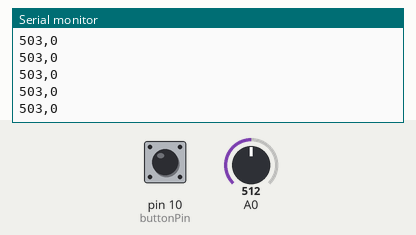
A sketch run on a simulated Arduino Uno, built with avr-gcc and run on an emulated ATmega328P. Shown: the last lines printed to the serial monitor. Inputs (shaded band) come from the test bench; at power-on: A0 = 512, pin 10 (buttonPin) HIGH.

Above: at 1.2 s.
1.3 s: A0 set to 716
At 2.4 s:
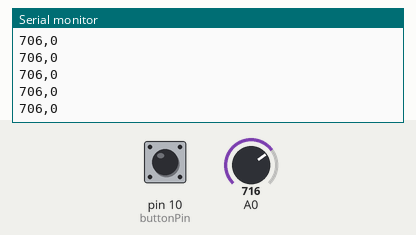
2.8 s: pin 10 (buttonPin) pulled LOW for 0.15 s
5.9 s: A0 set to 900
At 6.7 s:
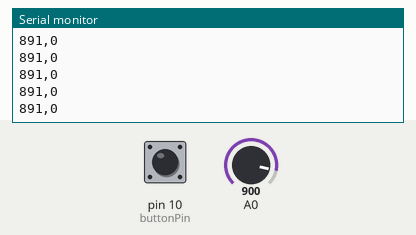
7.4 s: pin 10 (buttonPin) pulled LOW for 1 s
Timing chart, 0 to 10.4 s (numbered marks = the images above; inputs shaded):
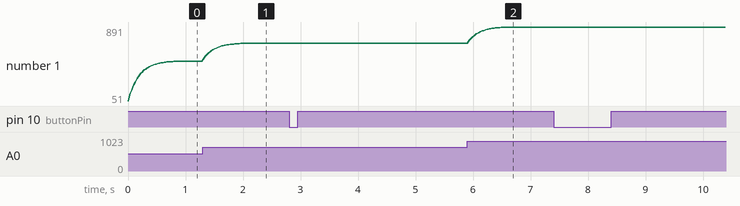

The sketch:

ARDUINO.ino
```cpp
int lastLever = 0;
int lever = 0;

int buttonPin = 10;
int currentButtonState = 1;
int lastButtonState = 1;
int buttonHit = 0;

void setup() {
  // put your setup code here, to run once:
  Serial.begin(9600);

  pinMode(buttonPin, INPUT_PULLUP);
}
//139, 645
void loop() {
  // smooth as fuck
  int currentLever = analogRead(0);

  lever = (lastLever * .9) + (currentLever * .1);

  lastLever = lever;

  buttonHit = 0;

  currentButtonState = digitalRead(buttonPin);
  if(currentButtonState != lastButtonState && currentButtonState == 0) {
    buttonHit = 1;
  }
  lastButtonState = currentButtonState;

  // string should come out like lever,buttonState as strings
  Serial.print(lever);
  Serial.print(",");
  Serial.println(buttonHit);

  delay(20);
}
```

Measured:
- after the input at 1.3 s, the serial monitor: prints a new line at once (image 1)
- after the input at 5.9 s, the serial monitor: prints a new line at once (image 2)
- plotted number 1: 503 → 706 after the input at 1.3 s, 706 → 891 after the input at 5.9 s
